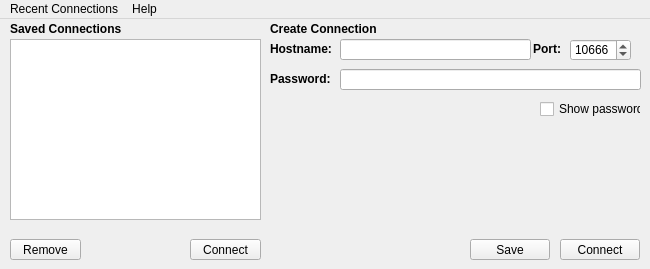
<?xml version="1.0" encoding="UTF-8"?>
<ui version="4.0">
 <class>MainWindow</class>
 <widget class="QMainWindow" name="MainWindow">
  <property name="geometry">
   <rect>
    <x>0</x>
    <y>0</y>
    <width>650</width>
    <height>269</height>
   </rect>
  </property>
  <property name="minimumSize">
   <size>
    <width>650</width>
    <height>269</height>
   </size>
  </property>
  <property name="maximumSize">
   <size>
    <width>650</width>
    <height>269</height>
   </size>
  </property>
  <property name="windowTitle">
   <string>sbrcon</string>
  </property>
  <property name="windowIcon">
   <iconset resource="sbrcon.qrc">
    <normaloff>:/img/res/zandronum.png</normaloff>:/img/res/zandronum.png</iconset>
  </property>
  <widget class="QWidget" name="centralWidget">
   <widget class="QPushButton" name="pbConnectSave">
    <property name="geometry">
     <rect>
      <x>190</x>
      <y>220</y>
      <width>71</width>
      <height>21</height>
     </rect>
    </property>
    <property name="text">
     <string>Connect</string>
    </property>
   </widget>
   <widget class="QPushButton" name="pbRemove">
    <property name="geometry">
     <rect>
      <x>10</x>
      <y>220</y>
      <width>71</width>
      <height>21</height>
     </rect>
    </property>
    <property name="text">
     <string>Remove</string>
    </property>
   </widget>
   <widget class="QFrame" name="frame">
    <property name="geometry">
     <rect>
      <x>0</x>
      <y>0</y>
      <width>651</width>
      <height>212</height>
     </rect>
    </property>
    <property name="autoFillBackground">
     <bool>true</bool>
    </property>
    <property name="frameShape">
     <enum>QFrame::NoFrame</enum>
    </property>
    <property name="frameShadow">
     <enum>QFrame::Raised</enum>
    </property>
    <property name="lineWidth">
     <number>0</number>
    </property>
    <widget class="QListWidget" name="listWidget">
     <property name="geometry">
      <rect>
       <x>10</x>
       <y>20</y>
       <width>251</width>
       <height>181</height>
      </rect>
     </property>
    </widget>
    <widget class="QLabel" name="label">
     <property name="geometry">
      <rect>
       <x>10</x>
       <y>0</y>
       <width>251</width>
       <height>21</height>
      </rect>
     </property>
     <property name="text">
      <string>&lt;html&gt;&lt;head/&gt;&lt;body&gt;&lt;p&gt;&lt;span style=&quot; font-weight:600;&quot;&gt;Saved Connections&lt;/span&gt;&lt;/p&gt;&lt;/body&gt;&lt;/html&gt;</string>
     </property>
    </widget>
    <widget class="QLabel" name="label_2">
     <property name="geometry">
      <rect>
       <x>270</x>
       <y>0</y>
       <width>121</width>
       <height>21</height>
      </rect>
     </property>
     <property name="text">
      <string>&lt;html&gt;&lt;head/&gt;&lt;body&gt;&lt;p&gt;&lt;span style=&quot; font-weight:600;&quot;&gt;Create Connection&lt;/span&gt;&lt;/p&gt;&lt;/body&gt;&lt;/html&gt;</string>
     </property>
    </widget>
    <widget class="QLabel" name="label_3">
     <property name="geometry">
      <rect>
       <x>270</x>
       <y>20</y>
       <width>61</width>
       <height>21</height>
      </rect>
     </property>
     <property name="text">
      <string>&lt;html&gt;&lt;head/&gt;&lt;body&gt;&lt;p&gt;&lt;span style=&quot; font-weight:600;&quot;&gt;Hostname:&lt;/span&gt;&lt;/p&gt;&lt;/body&gt;&lt;/html&gt;</string>
     </property>
    </widget>
    <widget class="QLabel" name="label_5">
     <property name="geometry">
      <rect>
       <x>270</x>
       <y>50</y>
       <width>61</width>
       <height>21</height>
      </rect>
     </property>
     <property name="text">
      <string>&lt;html&gt;&lt;head/&gt;&lt;body&gt;&lt;p&gt;&lt;span style=&quot; font-weight:600;&quot;&gt;Password:&lt;/span&gt;&lt;/p&gt;&lt;/body&gt;&lt;/html&gt;</string>
     </property>
    </widget>
    <widget class="QLineEdit" name="leAddress">
     <property name="geometry">
      <rect>
       <x>340</x>
       <y>20</y>
       <width>191</width>
       <height>21</height>
      </rect>
     </property>
    </widget>
    <widget class="QLineEdit" name="lePassword">
     <property name="geometry">
      <rect>
       <x>340</x>
       <y>50</y>
       <width>301</width>
       <height>21</height>
      </rect>
     </property>
    </widget>
    <widget class="QCheckBox" name="cbPassword">
     <property name="geometry">
      <rect>
       <x>540</x>
       <y>80</y>
       <width>101</width>
       <height>20</height>
      </rect>
     </property>
     <property name="text">
      <string>Show password</string>
     </property>
     <property name="checked">
      <bool>false</bool>
     </property>
    </widget>
    <widget class="QLabel" name="label_4">
     <property name="geometry">
      <rect>
       <x>530</x>
       <y>20</y>
       <width>31</width>
       <height>21</height>
      </rect>
     </property>
     <property name="text">
      <string>&lt;html&gt;&lt;head/&gt;&lt;body&gt;&lt;p align=&quot;right&quot;&gt;&lt;span style=&quot; font-weight:600;&quot;&gt;Port:&lt;/span&gt;&lt;/p&gt;&lt;/body&gt;&lt;/html&gt;</string>
     </property>
    </widget>
    <widget class="QSpinBox" name="sbPort">
     <property name="geometry">
      <rect>
       <x>570</x>
       <y>20</y>
       <width>61</width>
       <height>22</height>
      </rect>
     </property>
     <property name="minimum">
      <number>1</number>
     </property>
     <property name="maximum">
      <number>65535</number>
     </property>
     <property name="value">
      <number>10666</number>
     </property>
    </widget>
   </widget>
   <widget class="QPushButton" name="pbDirectConnect">
    <property name="geometry">
     <rect>
      <x>560</x>
      <y>220</y>
      <width>80</width>
      <height>21</height>
     </rect>
    </property>
    <property name="text">
     <string>Connect</string>
    </property>
   </widget>
   <widget class="QPushButton" name="pbSave">
    <property name="geometry">
     <rect>
      <x>470</x>
      <y>220</y>
      <width>80</width>
      <height>21</height>
     </rect>
    </property>
    <property name="text">
     <string>Save</string>
    </property>
   </widget>
  </widget>
  <widget class="QMenuBar" name="menuBar">
   <property name="geometry">
    <rect>
     <x>0</x>
     <y>0</y>
     <width>650</width>
     <height>20</height>
    </rect>
   </property>
   <widget class="QMenu" name="menuRecent_Connections">
    <property name="title">
     <string>Recent Connections</string>
    </property>
   </widget>
   <widget class="QMenu" name="menuHelp">
    <property name="title">
     <string>Help</string>
    </property>
    <addaction name="actionAbout"/>
    <addaction name="actionAbout_Qt"/>
   </widget>
   <addaction name="menuRecent_Connections"/>
   <addaction name="menuHelp"/>
  </widget>
  <action name="actionAbout">
   <property name="text">
    <string>About</string>
   </property>
  </action>
  <action name="actionAbout_Qt">
   <property name="text">
    <string>About Qt</string>
   </property>
  </action>
 </widget>
 <layoutdefault spacing="6" margin="11"/>
 <resources>
  <include location="sbrcon.qrc"/>
 </resources>
 <connections/>
</ui>
